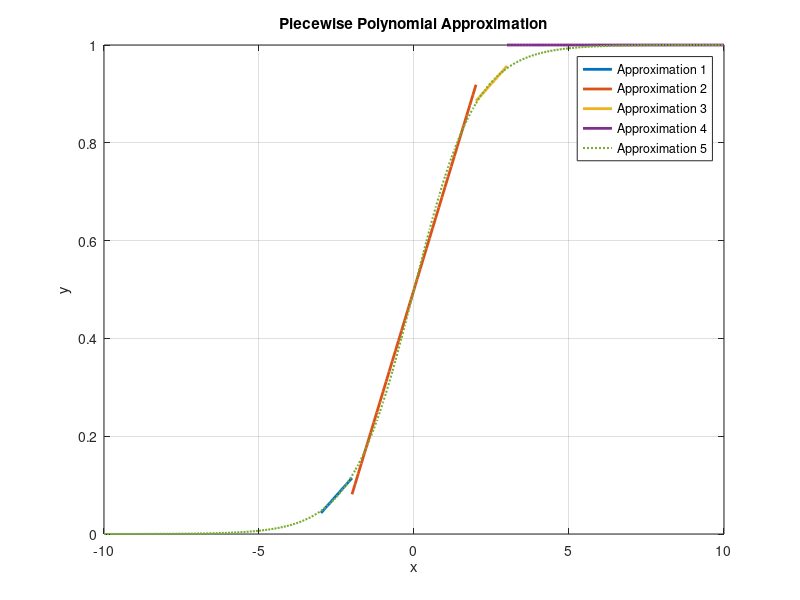

Reproduce this figure in MATLAB.
% Clear the workspace, close all figures, and clear the command window
clear all; close all; clc;

% Set the degree of the polynomial to 1
degree = 1;

% Set the step size for the x-axis
dx = 0.1;

% Define the function f(x)
f = @(x) 1./(1 + exp(-x));

% Create a vector of x values from -5 to 5 with step size dx
x = -5:dx:5;

% Create a vector of x values from -3 to -1 with step size dx
x2 = -3:dx:-2;

% Evaluate the function f(x) for the x2 values
y2 = f(x2);

% Fit a polynomial of degree 1 to the x2 and y2 data
p2 = polyfit(x2, y2, degree);

% Create a vector of x values from -2 to 2 with step size dx
x3 = -2:dx:2;

% Evaluate the function f(x) for the x3 values
y3 = f(x3);

% Fit a polynomial of degree 1 to the x3 and y3 data
p3 = polyfit(x3, y3, degree);

% Create a vector of x values from 2 to 3 with step size dx
x4 = 2:dx:3;

% Evaluate the function f(x) for the x4 values
y4 = f(x4);

% Fit a polynomial of degree 1 to the x4 and y4 data
p4 = polyfit(x4, y4, degree);

% Evaluate the polynomials p2, p3, and p4 for the corresponding x vectors
zf2 = polyval(p2, x2);
zf3 = polyval(p3, x3);
zf4 = polyval(p4, x4);

% Create a vector of x values from 10 to -3 with step size dx
x1 = 10:dx:-3;

% Create a vector of zeros with the same length as x1
zf1 = zeros(1, length(x1));

% Create a vector of x values from 3 to 10 with step size dx
x5 = 3:dx:10;

% Create a vector of ones with the same length as x5
zf5 = ones(1, length(x5));

% Create a vector of x values from -10 to 10 with step size dx
x = -10:dx:10;

% Evaluate the function f(x) for the x values
ya = f(x);

% Plot the approximated function for x1 and zf1
plot(x1, zf1, 'LineWidth', 2);

% Hold on to the current plot
hold on ;
grid on ;

% Plot the approximated functions for x2, zf2, x3, zf3, x4, zf4, and x5, zf5
plot(x2, zf2, 'LineWidth', 2);
plot(x3, zf3, 'LineWidth', 2);
plot(x4, zf4, 'LineWidth', 2);
plot(x5, zf5, 'LineWidth', 2);


plot(x, ya, ':', 'LineWidth', 1.5); % Plot the original function as a dotted line

% Add labels, title, and legend
xlabel('x');
ylabel('y');
title('Piecewise Polynomial Approximation');
legend('Approximation 1', 'Approximation 2', 'Approximation 3', 'Approximation 4', 'Approximation 5', 'Original Function');